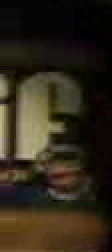
#> input picture train_photos/107/video1.png, 56 x 126 px, found by its file name (shown 2 times larger)
$ python resize.py   (Python 2 division)   (older library calls are emulated)
#> lines starting #> are read from the running program, lines starting #| are printed output that depends on the picture
import os, sys
from random import choice
from PIL import Image

situ_dir  = '/home/shoffman/Documents/grozi/inSitu/%d/video'
vitro_dir = '/home/shoffman/Documents/grozi/inVitro/%d/web/JPEG'
out_dir   = '/home/shoffman/Documents/grozi_tf/tide/raw_thumbnails'
size = (32, 32)
nottide  = range(1,121)
nottide.remove(34)


files = [os.path.join(situ_dir % choice(nottide), 'video1.png') for i in range(48)]
files = files + [os.path.join(vitro_dir % choice(nottide), 'web1.jpg') for i in range(3)]

for n, f in enumerate(files, start=1):
	out = os.path.join(out_dir, 'nottide_thumbnail%d.png' % n)
	try:
		im = Image.open(f)
#> im is the input picture: PIL image 56x126 RGB; mean R, G, B 48, 40.1, 25.8
		im = im.resize(size, Image.ANTIALIAS)
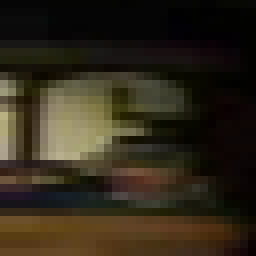
#> im: PIL image 32x32 RGB (shown 8 times larger); mean R, G, B 47.9, 40, 25.8
		im.save(out, "PNG")
	except IOError:
		print "cannot create thumbnail for '%s'" % f

files = [os.path.join(situ_dir % 34, 'video%d.png' % i) for i in range(1,49)]
files = files + [os.path.join(vitro_dir % 34, 'web%d.jpg' % i) for i in range(1,4)]

for n, f in enumerate(files, start=1):
	out = os.path.join(out_dir, 'tide_thumbnail%d.png' % n)
	try:
		im = Image.open(f)
		im = im.resize(size, Image.ANTIALIAS)
		im.save(out, "PNG")
	except IOError:
		print "cannot create thumbnail for '%s'" % f
